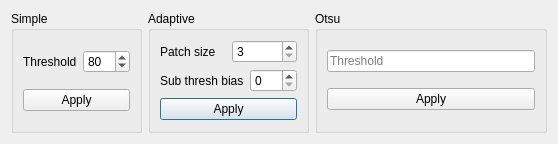
<?xml version="1.0" encoding="UTF-8"?>
<ui version="4.0">
 <class>BinarizeDialog</class>
 <widget class="QDialog" name="BinarizeDialog">
  <property name="geometry">
   <rect>
    <x>0</x>
    <y>0</y>
    <width>558</width>
    <height>144</height>
   </rect>
  </property>
  <property name="windowTitle">
   <string>BinarizeDialog</string>
  </property>
  <layout class="QGridLayout" name="gridLayout">
   <item row="0" column="2">
    <widget class="QGroupBox" name="grp_Adaptive">
     <property name="title">
      <string>Adaptive</string>
     </property>
     <layout class="QVBoxLayout" name="verticalLayout_3">
      <item>
       <layout class="QHBoxLayout" name="horizontalLayout_2">
        <item>
         <widget class="QLabel" name="lbl_Adaptive_Patchsize">
          <property name="text">
           <string>Patch size</string>
          </property>
         </widget>
        </item>
        <item>
         <widget class="QSpinBox" name="sBox_Adaptive_Patchsize">
          <property name="minimum">
           <number>3</number>
          </property>
          <property name="maximum">
           <number>50</number>
          </property>
          <property name="singleStep">
           <number>2</number>
          </property>
          <property name="value">
           <number>3</number>
          </property>
         </widget>
        </item>
       </layout>
      </item>
      <item>
       <layout class="QHBoxLayout" name="horizontalLayout_3">
        <item>
         <widget class="QLabel" name="lbl_Adaptive_SubThreshBias">
          <property name="text">
           <string>Sub thresh bias</string>
          </property>
         </widget>
        </item>
        <item>
         <widget class="QSpinBox" name="sBox_Adaptive_SubThreshBias">
          <property name="minimum">
           <number>0</number>
          </property>
          <property name="maximum">
           <number>255</number>
          </property>
          <property name="value">
           <number>0</number>
          </property>
         </widget>
        </item>
       </layout>
      </item>
      <item>
       <widget class="QPushButton" name="pBtn_Adaptive_Apply">
        <property name="text">
         <string>Apply</string>
        </property>
       </widget>
      </item>
     </layout>
    </widget>
   </item>
   <item row="0" column="0">
    <widget class="QGroupBox" name="grp_Simple">
     <property name="title">
      <string>Simple</string>
     </property>
     <layout class="QVBoxLayout" name="verticalLayout">
      <item>
       <layout class="QHBoxLayout" name="horizontalLayout">
        <item>
         <widget class="QLabel" name="lbl_Simple_Threshold">
          <property name="text">
           <string>Threshold</string>
          </property>
         </widget>
        </item>
        <item>
         <widget class="QSpinBox" name="sBox_Simple_Threshold">
          <property name="maximum">
           <number>255</number>
          </property>
          <property name="value">
           <number>80</number>
          </property>
         </widget>
        </item>
       </layout>
      </item>
      <item>
       <widget class="QPushButton" name="pBtn_Simple_Apply">
        <property name="text">
         <string>Apply</string>
        </property>
       </widget>
      </item>
     </layout>
    </widget>
   </item>
   <item row="0" column="3">
    <widget class="QGroupBox" name="groupBox">
     <property name="title">
      <string>Otsu</string>
     </property>
     <layout class="QVBoxLayout" name="verticalLayout_2">
      <item>
       <widget class="QLineEdit" name="lEdit_Otsu_Threshold">
        <property name="readOnly">
         <bool>true</bool>
        </property>
        <property name="placeholderText">
         <string>Threshold</string>
        </property>
       </widget>
      </item>
      <item>
       <widget class="QPushButton" name="pBtn_Otsu_Apply">
        <property name="text">
         <string>Apply</string>
        </property>
       </widget>
      </item>
     </layout>
    </widget>
   </item>
  </layout>
 </widget>
 <resources/>
 <connections/>
</ui>
